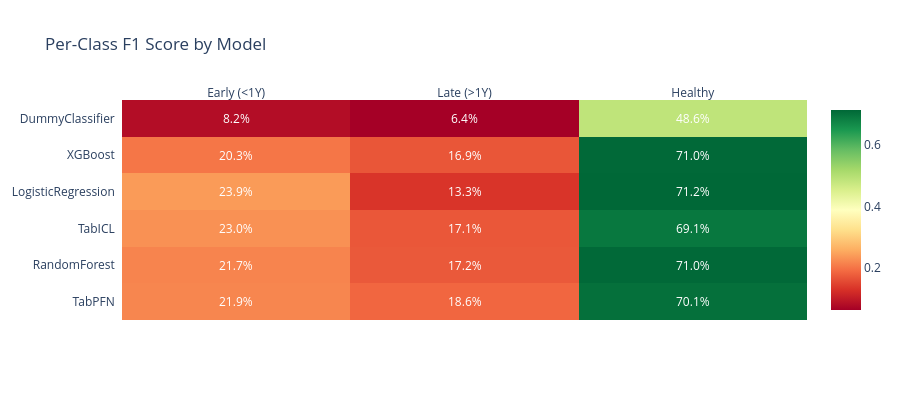

The code cell stored with this chart in its notebook:
### Markdown cell above
## 4.3 Per-Class F1 Comparison

### Code cell
# Per-Class F1: Heatmap
class_cols = {
    'Early (<1Y)': 'f1_early_mean',
    'Late (>1Y)': 'f1_late_mean',
    'Healthy': 'f1_healthy_mean'
}

# Build matrix
heatmap_data = []
models_sorted = df_summary.sort_values('f1_mean', ascending=False)['model'].tolist()

for model in models_sorted:
    row = df_summary[df_summary['model'] == model].iloc[0]
    heatmap_data.append([row[col] for col in class_cols.values()])

z = np.array(heatmap_data)
annot = [[f"{v:.1%}" for v in row] for row in z]

fig4 = ff.create_annotated_heatmap(
    z,
    x=list(class_cols.keys()),
    y=models_sorted,
    annotation_text=annot,
    colorscale='RdYlGn',
    showscale=True
)
fig4.update_layout(
    title='Per-Class F1 Score by Model',
    template='plotly_white',
    height=400
)
show_and_save(fig4, "benchmark_per_class_heatmap")

### Figure 1 — Plotly figure (JSON) as saved in the notebook; plotly's stock layout.template omitted (floating-point values rounded to 4 significant figures)
{"data": [{"colorscale": [[0, "rgb(165,0,38)"], [0.1, "rgb(215,48,39)"], [0.2, "rgb(244,109,67)"], [0.3, "rgb(253,174,97)"], [0.4, "rgb(254,224,139)"], [0.5, "rgb(255,255,191)"], [0.6, "rgb(217,239,139)"], [0.7, "rgb(166,217,106)"], [0.8, "rgb(102,189,99)"], [0.9, "rgb(26,152,80)"], [1, "rgb(0,104,55)"]], "reversescale": false, "showscale": true, "type": "heatmap", "x": ["Early (<1Y)", "Late (>1Y)", "Healthy"], "y": ["TabPFN", "RandomForest", "TabICL", "LogisticRegression", "XGBoost", "DummyClassifier"], "z": [[0.2186, 0.1859, 0.7008], [0.2167, 0.1722, 0.7103], [0.2296, 0.1707, 0.691], [0.2395, 0.1331, 0.7121], [0.2027, 0.1691, 0.7102], [0.08208, 0.06405, 0.4856]]}], "layout": {"annotations": [{"font": {"color": "#FFFFFF"}, "showarrow": false, "text": "21.9%", "x": "Early (<1Y)", "xref": "x", "y": "TabPFN", "yref": "y"}, {"font": {"color": "#FFFFFF"}, "showarrow": false, "text": "18.6%", "x": "Late (>1Y)", "xref": "x", "y": "TabPFN", "yref": "y"}, {"font": {"color": "#FFFFFF"}, "showarrow": false, "text": "70.1%", "x": "Healthy", "xref": "x", "y": "TabPFN", "yref": "y"}, {"font": {"color": "#FFFFFF"}, "showarrow": false, "text": "21.7%", "x": "Early (<1Y)", "xref": "x", "y": "RandomForest", "yref": "y"}, {"font": {"color": "#FFFFFF"}, "showarrow": false, "text": "17.2%", "x": "Late (>1Y)", "xref": "x", "y": "RandomForest", "yref": "y"}, {"font": {"color": "#FFFFFF"}, "showarrow": false, "text": "71.0%", "x": "Healthy", "xref": "x", "y": "RandomForest", "yref": "y"}, {"font": {"color": "#FFFFFF"}, "showarrow": false, "text": "23.0%", "x": "Early (<1Y)", "xref": "x", "y": "TabICL", "yref": "y"}, {"font": {"color": "#FFFFFF"}, "showarrow": false, "text": "17.1%", "x": "Late (>1Y)", "xref": "x", "y": "TabICL", "yref": "y"}, {"font": {"color": "#FFFFFF"}, "showarrow": false, "text": "69.1%", "x": "Healthy", "xref": "x", "y": "TabICL", "yref": "y"}, {"font": {"color": "#FFFFFF"}, "showarrow": false, "text": "23.9%", "x": "Early (<1Y)", "xref": "x", "y": "LogisticRegression", "yref": "y"}, {"font": {"color": "#FFFFFF"}, "showarrow": false, "text": "13.3%", "x": "Late (>1Y)", "xref": "x", "y": "LogisticRegression", "yref": "y"}, {"font": {"color": "#FFFFFF"}, "showarrow": false, "text": "71.2%", "x": "Healthy", "xref": "x", "y": "LogisticRegression", "yref": "y"}, {"font": {"color": "#FFFFFF"}, "showarrow": false, "text": "20.3%", "x": "Early (<1Y)", "xref": "x", "y": "XGBoost", "yref": "y"}, {"font": {"color": "#FFFFFF"}, "showarrow": false, "text": "16.9%", "x": "Late (>1Y)", "xref": "x", "y": "XGBoost", "yref": "y"}, {"font": {"color": "#FFFFFF"}, "showarrow": false, "text": "71.0%", "x": "Healthy", "xref": "x", "y": "XGBoost", "yref": "y"}, {"font": {"color": "#FFFFFF"}, "showarrow": false, "text": "8.2%", "x": "Early (<1Y)", "xref": "x", "y": "DummyClassifier", "yref": "y"}, {"font": {"color": "#FFFFFF"}, "showarrow": false, "text": "6.4%", "x": "Late (>1Y)", "xref": "x", "y": "DummyClassifier", "yref": "y"}, {"font": {"color": "#FFFFFF"}, "showarrow": false, "text": "48.6%", "x": "Healthy", "xref": "x", "y": "DummyClassifier", "yref": "y"}], "height": 400, "title": {"text": "Per-Class F1 Score by Model"}, "xaxis": {"dtick": 1, "gridcolor": "rgb(0, 0, 0)", "side": "top", "ticks": ""}, "yaxis": {"dtick": 1, "ticks": "", "ticksuffix": "  "}}}
